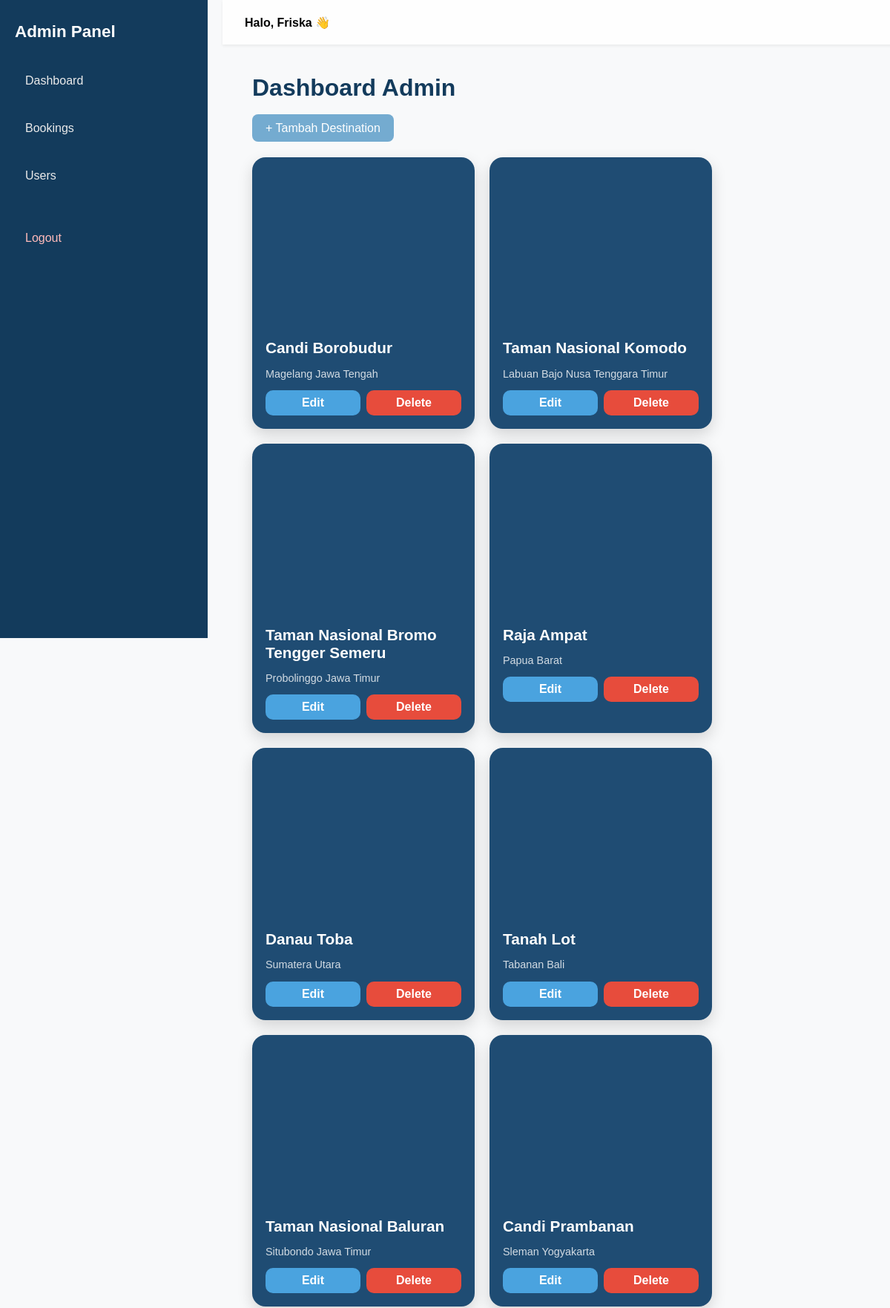
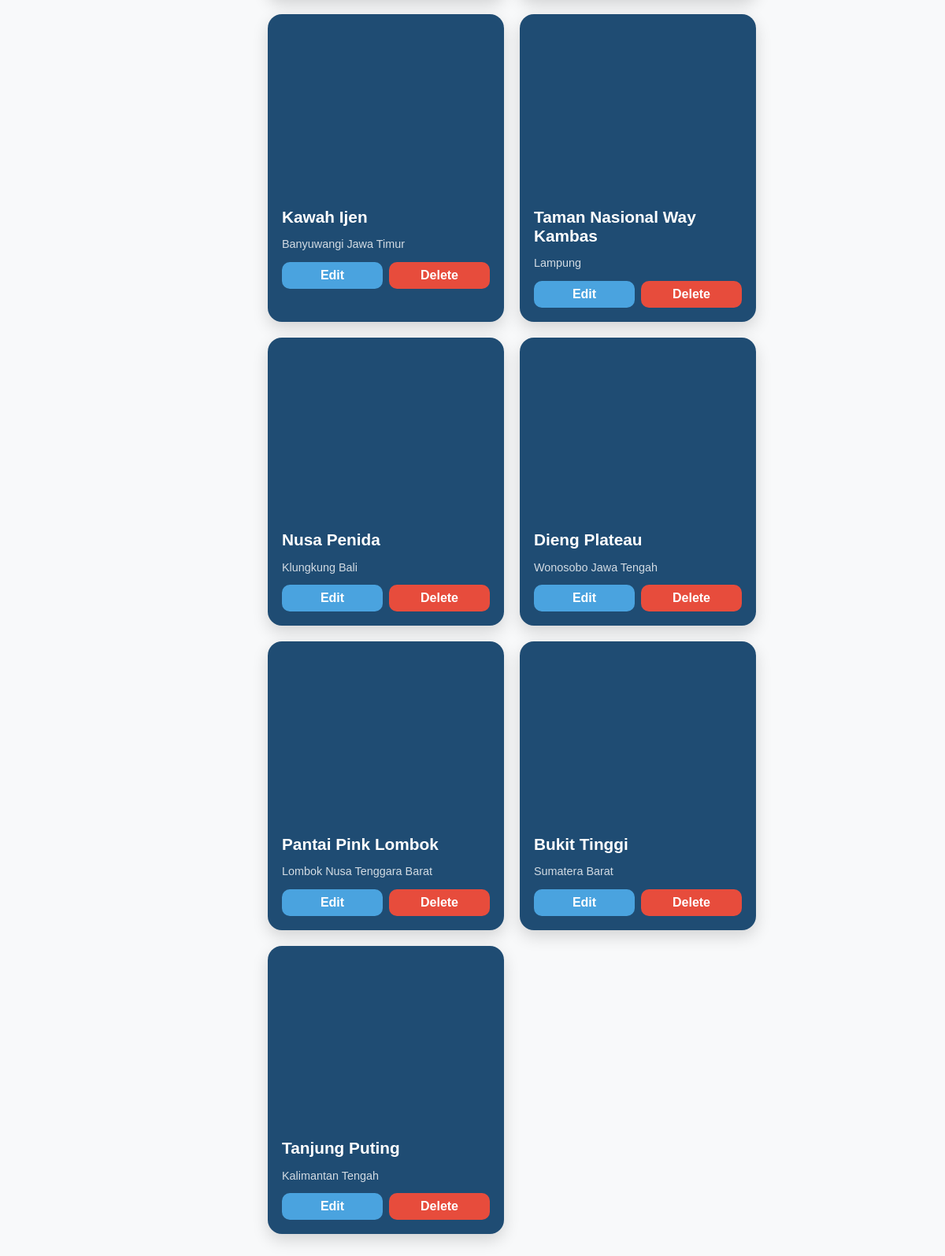
Page /admin/dashboard.php (signed in) on the committed database (2 pictures, top to bottom).
### tables this page shows
CREATE TABLE `destinations` (
  `id` int(11) NOT NULL,
  `title` varchar(200) NOT NULL,
  `location` varchar(255) DEFAULT NULL,
  `price` decimal(12,2) DEFAULT 0.00,
  `description` text DEFAULT NULL,
  `maps_embed` text DEFAULT NULL,
  `cover_image` varchar(255) DEFAULT NULL,
  `category` varchar(100) DEFAULT NULL,
  `created_at` timestamp NOT NULL DEFAULT current_timestamp(),
  `updated_at` timestamp NOT NULL DEFAULT current_timestamp() ON UPDATE current_timestamp()
);

### components/components.php (the view, shortened to what this page needs)
<?php
function cardDestinationAdmin($data) {
    ?>
    <div class="admin-card">
        <div class="admin-img" style="background-image: url('<?= htmlspecialchars($data['cover_image']) ?>');"></div>
        <div class="admin-body">
            <h4><?= htmlspecialchars($data['title']) ?></h4>
            <p><?= htmlspecialchars($data['location']) ?></p>
            <div class="admin-actions">
                <a href="../admin/update.destination.php?id=<?=$data['id']?>" class="btn-edit">Edit</a>
                <a href="../logic/delete.logic.php?id=<?=$data['id']?>" class="btn-delete" onclick="return confirm('Yakin hapus?');">Delete</a>
              </div>
        </div>
    </div>
    <?php
}
?>

### admin/dashboard.php (shortened to what this page needs)
<?php
include "../config/koneksi.php";
include "../components/components.php";
?>
<!DOCTYPE html>
<html lang="en">
<head>
    <link rel="stylesheet" href="../css/admin.dashboard.css">
</head>
<body>
    <div class="sidebar">
        <div class="sidebar-title">Admin Panel</div>
        <a href="dashboard.php" class="side-link">Dashboard</a>
        <a href="bookings.php" class="side-link">Bookings</a>
        <a href="users.php" class="side-link">Users</a>
        <form action="../logic/auth.logic.php?action=logout" method="post">
            <button class="logout-btn">Logout</button>
        </form>
    </div>
    <div class="topbar">
        Halo, <?= htmlspecialchars($_SESSION['name']) ?> 👋
    </div>
    <main class="content">
        <div class="d-flex justify-content-between align-items-center">
            <h2>Dashboard Admin</h2>
            <a href="add.destination.php" class="add-btn">+ Tambah Destination</a>
        </div>
        <section class="menu-grid">
            <?php
            $sql = "SELECT * FROM destinations";
            $result = mysqli_query($koneksi, $sql);
            while ($row = mysqli_fetch_assoc($result)) {
                cardDestinationAdmin($row);
            }
            ?>
        </section>
    </main>
</body>
</html>

### css/admin.dashboard.css (style rules this page uses)
body { margin: 0; background: #2E587D; font-family: 'Jost', sans-serif; color: #fff; }
.admin-card { width: 300px; background: #1F4C73; border-radius: 18px; box-shadow: 0 8px 20px rgba(0,0,0,0.15); overflow: hidden; color: white; }
.admin-img { width: 100%; height: 200px; background-size: cover; background-position: center; }
.admin-body { padding: 18px; }
.admin-body h4 { font-size: 1.3rem; margin-bottom: 4px; }
.admin-body p { font-size: 0.9rem; opacity: .8; }
.admin-actions { display: flex; gap: 8px; margin-top: 14px; }
.btn-edit, .btn-delete { flex: 1; text-align: center; padding: 8px; border-radius: 10px; font-weight: 600; text-decoration: none; transition: 0.2s; }
.btn-edit { background: #4AA3DF; color: white; }
.btn-delete { background: #E74C3C; color: white; }
body { margin: 0; font-family: 'Poppins', sans-serif; background: #f8f9fa; }
.sidebar { width: 240px; height: 100vh; background: #133B5C; position: fixed; top: 0; left: 0; padding: 30px 20px; display: flex; flex-direction: column; gap: 22px; }
.sidebar-title { color: #fff; font-size: 1.4rem; margin-bottom: 10px; font-weight: 600; }
.side-link { padding: 12px 14px; border-radius: 8px; font-size: 1rem; color: #eaeaea; display: block; text-decoration: none; transition: 0.25s; }
.logout-btn { margin-top: 20px; background: none; border: none; width: 100%; text-align: left; font-size: 1rem; color: #ffbaba; cursor: pointer; padding: 12px 14px; }
.topbar { height: 60px; width: calc(100% - 240px); background: #ffffffcc; backdrop-filter: blur(8px); position: fixed; top: 0; left: 300px; display: flex; align-items: center; padding: 0 30px; font-weight: 600; box-shadow: 0 2px 4px #00000010; color:black; }
.content { margin-left: 300px; padding: 100px 40px; }
.content h2 { margin-top: 0; font-size: 2rem; font-weight: 600; color:#133B5C; }
.add-btn { background: #74ABD0; padding: 10px 18px; border-radius: 8px; color: white; border: none; text-decoration: none; }
.menu-grid { margin-top: 30px; display: flex; flex-wrap: wrap; gap: 20px; }

### rows in the picture
destinations: title "Candi Borobudur", location "Magelang Jawa Tengah"
destinations: title "Taman Nasional Komodo", location "Labuan Bajo Nusa Tenggara Timur"
destinations: title "Taman Nasional Bromo Tengger Semeru", location "Probolinggo Jawa Timur"
destinations: title "Raja Ampat", location "Papua Barat"
destinations: title "Danau Toba", location "Sumatera Utara"
destinations: title "Tanah Lot", location "Tabanan Bali"
destinations: title "Taman Nasional Baluran", location "Situbondo Jawa Timur"
destinations: title "Candi Prambanan", location "Sleman Yogyakarta"
destinations: title "Kawah Ijen", location "Banyuwangi Jawa Timur"
destinations: title "Taman Nasional Way Kambas", location "Lampung"
destinations: title "Nusa Penida", location "Klungkung Bali"
destinations: title "Dieng Plateau", location "Wonosobo Jawa Tengah"
destinations: title "Pantai Pink Lombok", location "Lombok Nusa Tenggara Barat"
destinations: title "Bukit Tinggi", location "Sumatera Barat"
destinations: title "Tanjung Puting", location "Kalimantan Tengah"

### other values in the picture
$_SESSION['name'] "Friska"
